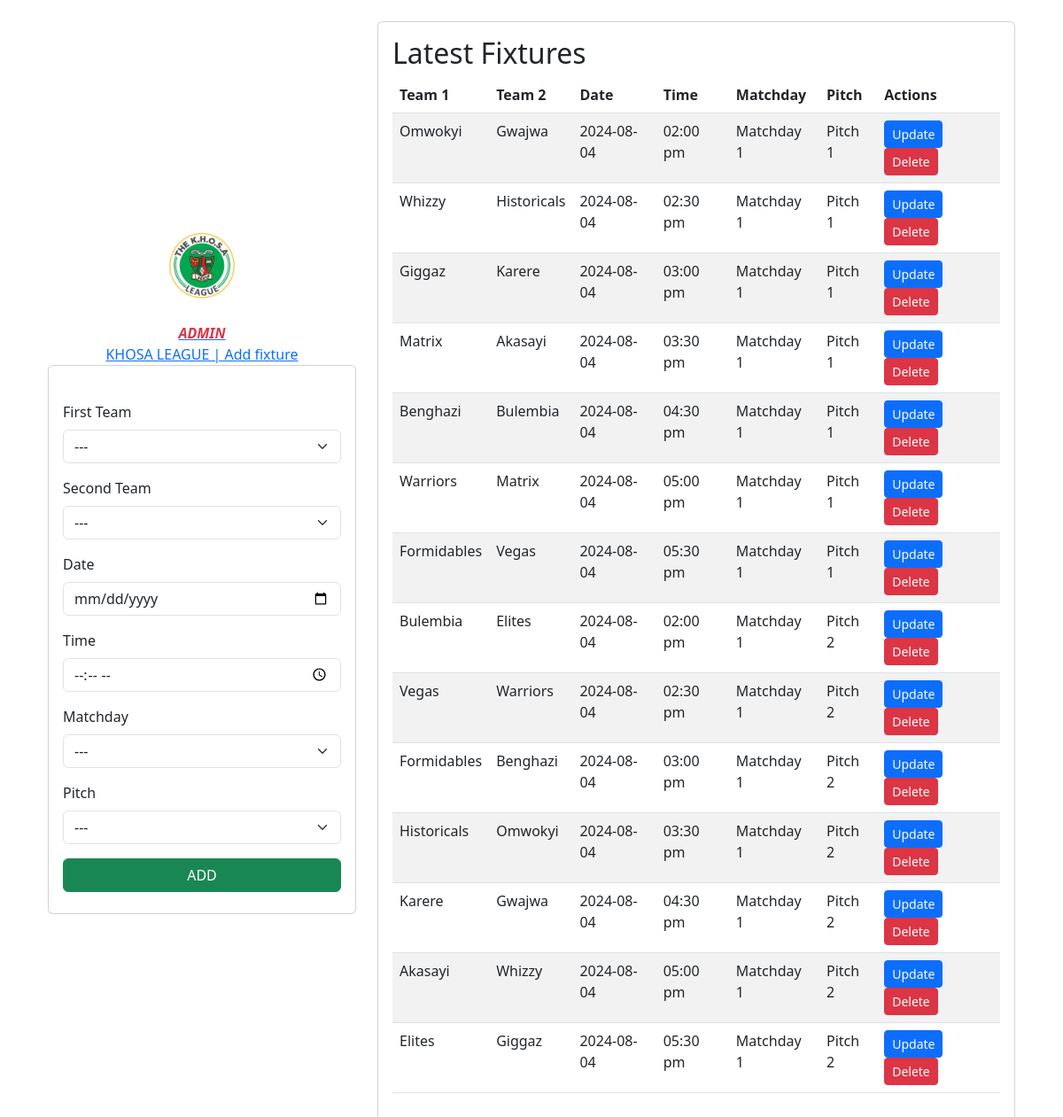
The page /admin/add-fixture.php on the database its author committed.
### tables this page shows
CREATE TABLE `fixtures` (
  `id` int(11) NOT NULL,
  `team1` varchar(50) NOT NULL,
  `team2` varchar(50) NOT NULL,
  `date` date NOT NULL,
  `time` varchar(20) NOT NULL,
  `week` varchar(50) NOT NULL,
  `pitch` varchar(50) NOT NULL
);

### admin/add-fixture.php (the view, shortened to what this page needs)
<?php
    include('config.php');
    $fixtures = "SELECT * FROM fixtures";
    $fix_run = mysqli_query($conn, $fixtures);
?>
<!DOCTYPE html>
<html lang="en">
<head>
    <link href="https://cdn.jsdelivr.net/npm/bootstrap@5.3.0-alpha1/dist/css/bootstrap.min.css" rel="stylesheet">
</head>
<body>
    <main>
        <div class="container">
            <section class="section register min-vh-100 d-flex flex-column align-items-center justify-content-center py-4">
                <div class="container">
                    <div class="row justify-content-center">
                        <div class="col-lg-4 col-md-6 d-flex flex-column align-items-center justify-content-center">
                            <img class="rounded-circle" src="../assets/img/favicon.png" style="height: 80px; width:80px;">
                            <a href="#" class="logo d-flex justify-content-center w-auto">
                                <span class="d-none d-lg-block mt-4 text-danger"><em><b>ADMIN</b></em></span>
                            </a>
                            <a href="#" class="logo d-flex align-items-center w-auto">
                                <span class="d-none d-lg-block">KHOSA LEAGUE | Add fixture</span>
                            </a>
                            <div class="card mb-3">
                                <div class="card-body">
                                    <form action="add-fixture.php" method="post" class="row g-3 pt-4 pb-2" enctype="multipart/form-data">
                                        <div class="col-12">
                                            <label class="form-label">First Team</label>
                                            <div class="col-sm-12">
                                                <select class="form-select" name="team1" aria-label="Default select example">
                                                    <option selected>---</option>
                                                </select>
                                            </div>
                                        </div>
                                        <div class="col-12">
                                            <label class="form-label">Second Team</label>
                                            <div class="col-sm-12">
                                                <select class="form-select" name="team2" aria-label="Default select example">
                                                    <option selected>---</option>
                                                </select>
                                            </div>
                                        </div>
                                        <div class="col-12">
                                            <label class="form-label">Date</label>
                                            <input type="date" name="date" class="form-control" required>
                                        </div>
                                        <div class="col-12">
                                            <label class="form-label">Time</label>
                                            <input type="time" name="time" class="form-control" required>
                                        </div>
                                        <div class="col-12">
                                            <label class="form-label">Matchday</label>
                                            <select class="form-select" name="matchday" aria-label="Default select example">
                                                    <option selected>---</option>
                                            </select>
                                        </div>
                                        <div class="col-12">
                                            <label class="form-label">Pitch</label>
                                            <select class="form-select" name="pitch" aria-label="Default select example">
                                                    <option selected>---</option>
                                            </select>
                                        </div>
                                        <div class="col-12">
                                            <button class="btn btn-success w-100" name="submit" type="submit">ADD</button>
                                        </div>
                                    </form>
                                </div>
                            </div>
                        </div>
                        <div class="col-md-8 d-flex flex-column align-items-center justify-content-center">
                            <div class="card mb-3">
                                <div class="card-body">
                                    <h2 class="card-title">Latest Fixtures</h2>
                                    <table class="table table-data table-striped">
                                        <thead>
                                            <th>Team 1</th>
                                            <th>Team 2</th>
                                            <th>Date</th>
                                            <th>Time</th>
                                            <th>Matchday</th>
                                            <th>Pitch</th>
                                            <th>Actions</th>
                                        </thead>
                                        <tbody>
                                            <?php while ($fix = mysqli_fetch_assoc($fix_run)) { ?>
                                                <tr>
                                                    <td><?= $fix['team1']; ?></td>
                                                    <td><?= $fix['team2']; ?></td>
                                                    <td><?= $fix['date']; ?></td>
                                                    <td><?= date('h:i a', strtotime($fix['time'])); ?></td>
                                                    <td><?= $fix['week']; ?></td>
                                                    <td><?= $fix['pitch']; ?></td>
                                                    <td>
                                                        <a class="btn btn-sm btn-primary" href="action.php?update_id=<?= $fix['id']; ?>">Update</a>
                                                        <a class="btn btn-sm btn-danger" href="action.php?delete_id=<?= $fix['id']; ?>">Delete</a>
                                                    </td>
                                                </tr>
                                            <?php } ?>
                                        </tbody>
                                    </table>
                                </div>
                            </div>
                        </div>
                    </div>
                </div>
            </section>
        </div>
    </main>
</body>
</html>

### rows shown on the page
fixtures: team1 "Omwokyi", team2 "Gwajwa", date "2024-08-04", time "02:00 pm", week "Matchday 1", pitch "Pitch 1"
fixtures: team1 "Whizzy", team2 "Historicals", date "2024-08-04", time "02:30 pm", week "Matchday 1", pitch "Pitch 1"
fixtures: team1 "Giggaz", team2 "Karere", date "2024-08-04", time "03:00 pm", week "Matchday 1", pitch "Pitch 1"
fixtures: team1 "Matrix", team2 "Akasayi", date "2024-08-04", time "03:30 pm", week "Matchday 1", pitch "Pitch 1"
fixtures: team1 "Benghazi", team2 "Bulembia", date "2024-08-04", time "04:30 pm", week "Matchday 1", pitch "Pitch 1"
fixtures: team1 "Warriors", team2 "Matrix", date "2024-08-04", time "05:00 pm", week "Matchday 1", pitch "Pitch 1"
fixtures: team1 "Formidables", team2 "Vegas", date "2024-08-04", time "05:30 pm", week "Matchday 1", pitch "Pitch 1"
fixtures: team1 "Bulembia", team2 "Elites", date "2024-08-04", time "02:00 pm", week "Matchday 1", pitch "Pitch 2"
fixtures: team1 "Vegas", team2 "Warriors", date "2024-08-04", time "02:30 pm", week "Matchday 1", pitch "Pitch 2"
fixtures: team1 "Formidables", team2 "Benghazi", date "2024-08-04", time "03:00 pm", week "Matchday 1", pitch "Pitch 2"
fixtures: team1 "Historicals", team2 "Omwokyi", date "2024-08-04", time "03:30 pm", week "Matchday 1", pitch "Pitch 2"
fixtures: team1 "Karere", team2 "Gwajwa", date "2024-08-04", time "04:30 pm", week "Matchday 1", pitch "Pitch 2"
fixtures: team1 "Akasayi", team2 "Whizzy", date "2024-08-04", time "05:00 pm", week "Matchday 1", pitch "Pitch 2"
fixtures: team1 "Elites", team2 "Giggaz", date "2024-08-04", time "05:30 pm", week "Matchday 1", pitch "Pitch 2"
